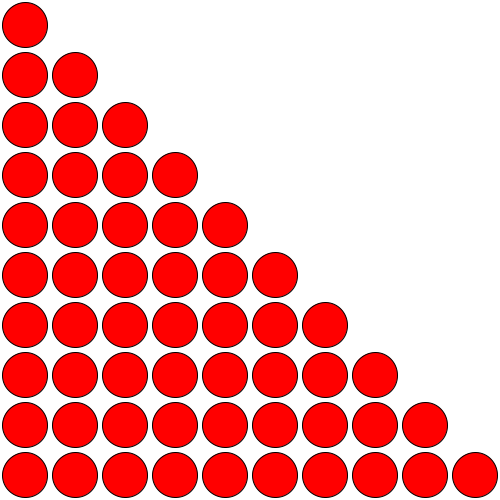
Frame 1 (no input)
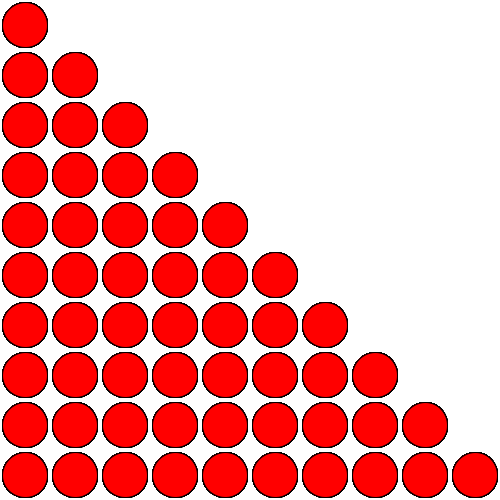
Frame 60 (the mouse pressed at the canvas centre just before this capture)
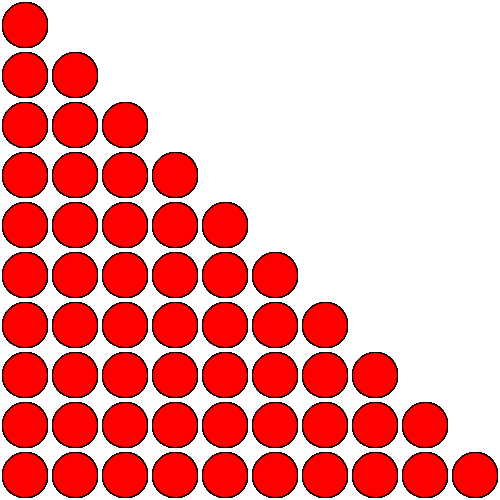
Frame 120 (the mouse held since frame 60 and released just before this capture)

The Processing sketch that drew these frames (run headless with seeded random() and noise(); from frame 60 on, the mouse is pressed at the canvas centre):

// Processing sketch: sketch_251027a
// ── sketch_251027a.pde
//Henry Wrede Black, Joey Burvis
//ellipse ramp using a nested loop
void setup() {
  size(500, 500);
  background(255);
}
void draw() {
  ellipseMode(CENTER);
  for (int x = 25, y = 25; x <= width-25 && y <= height-25; x += 50, y += 50) {
    for (int yPos = 0; yPos <= height-50; yPos += 50) {
      fill(255, 0, 0);
      ellipse(x, y+yPos, 45, 45);
    }
  }
}
